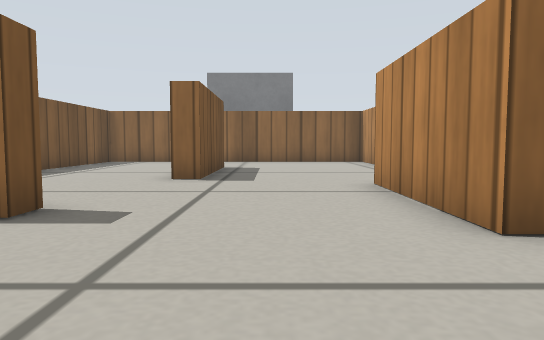
view 1 (above)

18 first-person views from a walk through a robot-simulator world made for Gazebo. The camera is 0.19 m above the floor, tilts 4° down and sees 70° across. The floor is counted in squares, 0.25 m on a side. Each view is taken from the middle of a square. On the plan, view 1 faces up. The plan holds only what a view shows up to about 12 squares ahead; the rest is blank. The place goes on beyond the plan. Robots are left out. Simple patterns stand in for the simulator's built-in surfaces.

view 2
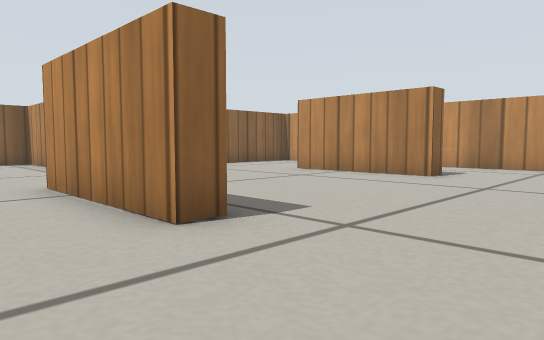

view 3
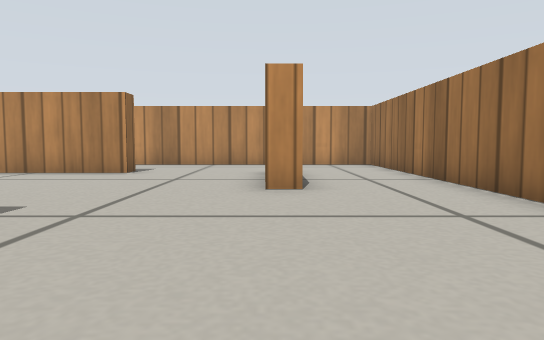

view 4
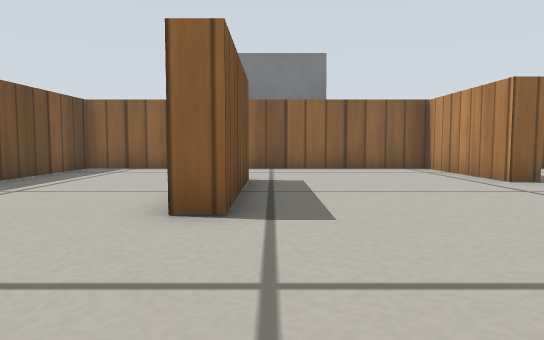

view 5
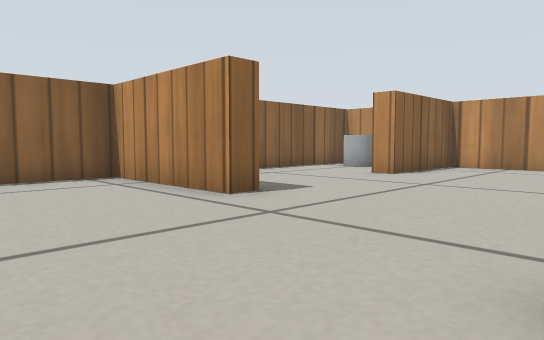

view 6
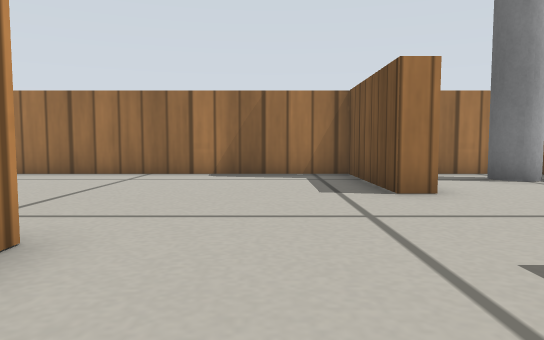

view 7
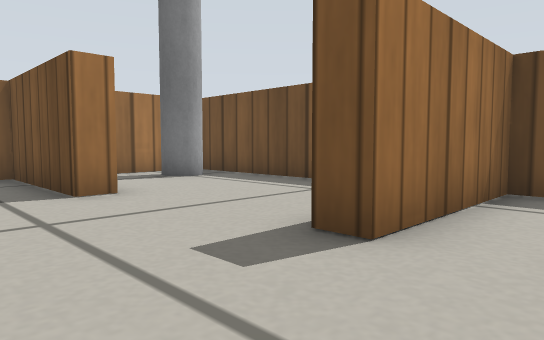

view 8
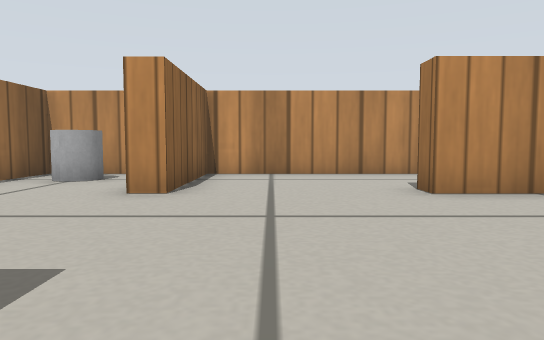

view 9
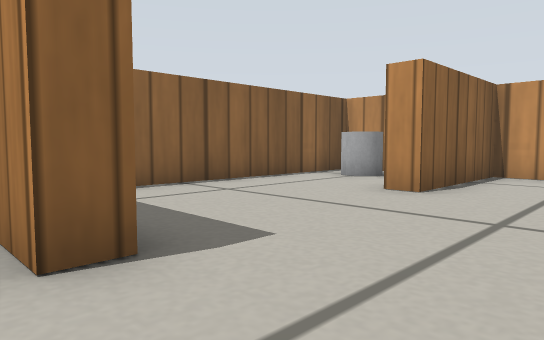

view 10
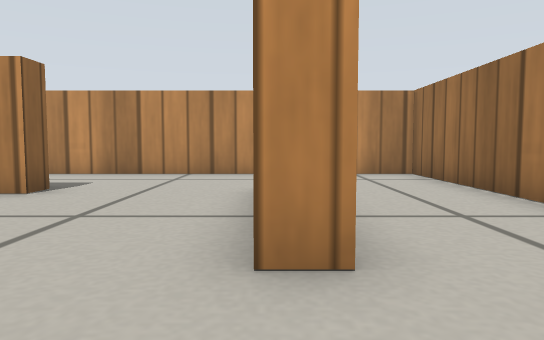

view 11
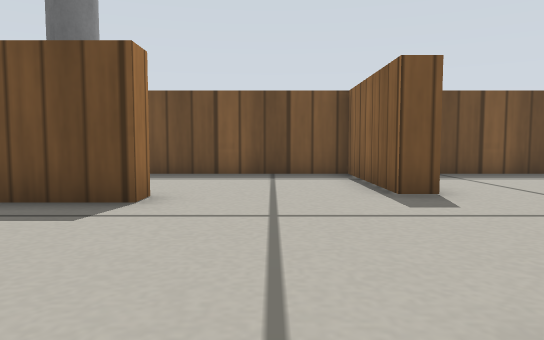

view 12
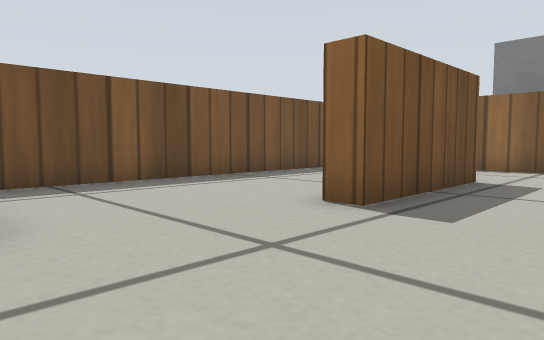

view 13
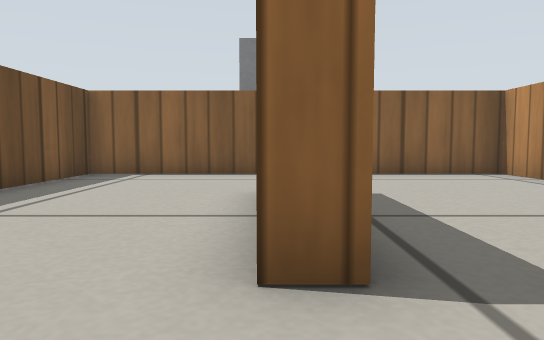

view 14
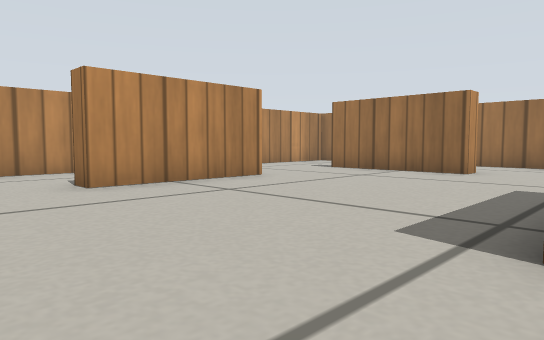

view 15
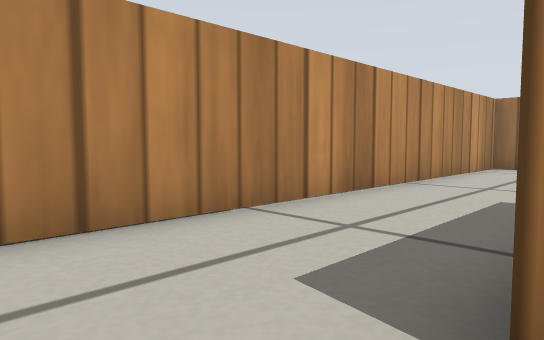

view 16
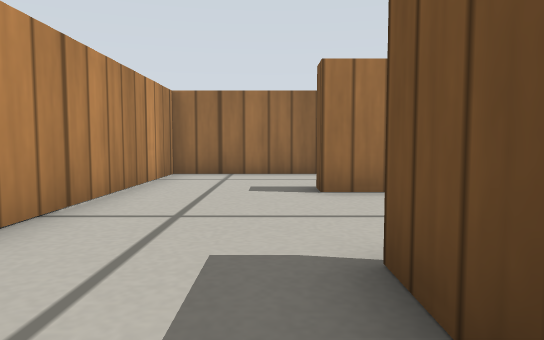

view 17
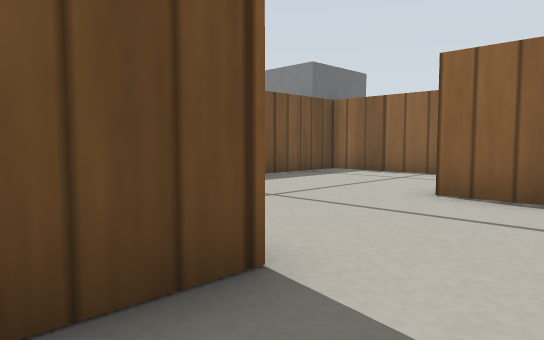

view 18
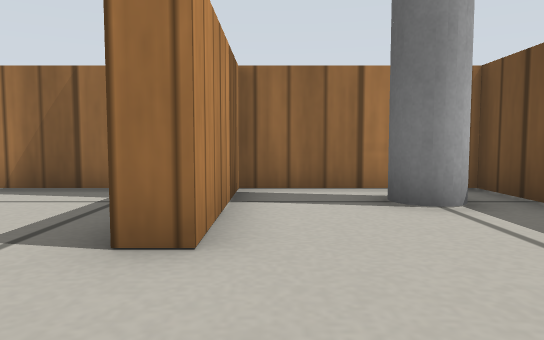

### Floor plan
Points are (right, up) in squares from view 1. A wall is a line through its corners. A room is listed if a view was taken in it or the views show most of it. See-through windows are left out.
Room 1 (views 1, 2, 3, 4, 5, 6, 7, 8, 9, 10, 11, 12, 13, 14, 15, 16, 17, 18)
walls: (2.5, 3.1) (1.9, 3.1) (1.9, 7.3); (8.7, 3.6) (8.7, 7.6) (9.3, 7.6) (9.3, 3.6) (8.7, 3.6); (5.3, -0.5) (5.3, 0.1) (9.3, 0.1) (9.3, -0.5); (4.3, 11.5) (3.6, 11.5) (3.6, 15.4) (-6.4, 15.4) (-6.4, 4.4) (-2.6, 4.4) (-2.6, 3.9) (-6.4, 3.9) (-6.4, -3.4) (-2.5, -3.4) (-2.5, 0.3) (-1.9, 0.3) (-1.9, -3.4) (12.4, -3.4) (12.4, 11.5) (8.7, 11.5) (8.7, 12.3); (-1.5, 12.1) (-1.5, 8) (-2.1, 8)
ways out: opening at (6.5, 12) to room 2
objects: grey pole (-5, -2)
Room 2 (no view inside)
walls: (12.4, 13.5) (12.4, 15.4) (4.2, 15.4) (4.2, 12.5)
ways out: opening at (6.5, 12) to room 1
objects: grey cylinder (11, 14)

Positions as (right, up) in squares from view 1, and headings:
1: (0, 0), facing up
2: (0, 0), facing up-right
3: (-1, 0), facing right
4: (-1, 4), facing up
5: (0, 7), facing up-right
6: (0, 6), facing down
7: (0, 6), facing down-left
8: (3, 10), facing right
9: (3, 9), facing up-right
10: (3, 0), facing right
11: (3, 2), facing left
12: (1, 4), facing up-left
13: (-2, 6), facing up
14: (2, 10), facing down-right
15: (9, 9), facing down-right
16: (10, 6), facing down
17: (11, 6), facing up-left
18: (-3, 3), facing down
